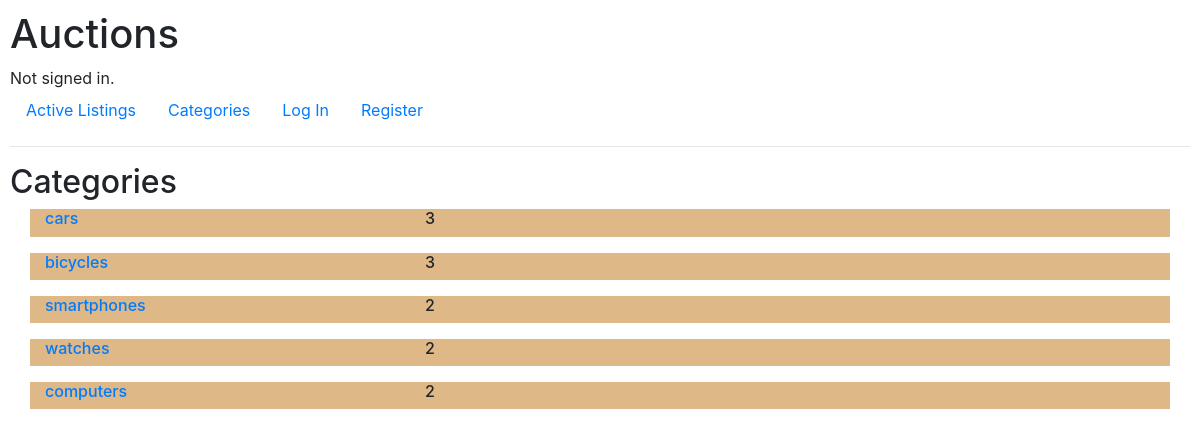
The page /categories on the database its author committed.
### auctions/models.py (models this page shows, shortened)
class Category(models.Model):
    category = models.CharField(max_length=16)
    createdBy = models.ForeignKey(User,on_delete=models.CASCADE)
    created = models.DateTimeField(auto_now_add=True)
    updated = models.DateTimeField(auto_now=True)
    def activeListings(self):
        return self.listings.filter(active=True)

### auctions/views.py (the view)
# urls.py: path("categories", views.categories, name="categories"),
def categories(request):
    categories= Category.objects.all()
    return render(request, "auctions/categories.html",{
        'categories': categories
    })

### auctions/templates/auctions/categories.html
{% extends "auctions/layout.html" %}
{% block body %}
<h2> Categories </h2>
<div class="container">
    {% for item in categories %}
    <div class="row">
        <div class="col-md-4">
            <div class="thumbnail">
                <h6><a href="{% url 'auctions:category_listings' item.id %}"> {{item.category}}</a></h6>
            </div>
        </div>
        <div class="col-md-4">
            <div class="thumbnail">
                <h6> {{ item.activeListings.count }} </h6>
            </div>
        </div>
    </div>
    {% endfor %}
{% endblock %}

### auctions/static/auctions/styles.css (style rules this page uses)
body { padding: 10px; }
.row { margin-bottom: 1rem; background-color: burlywood; }

### rows shown on the page
Category: category "cars", activeListings.count "3"
Category: category "bicycles", activeListings.count "3"
Category: category "smartphones", activeListings.count "2"
Category: category "watches", activeListings.count "2"
Category: category "computers", activeListings.count "2"
